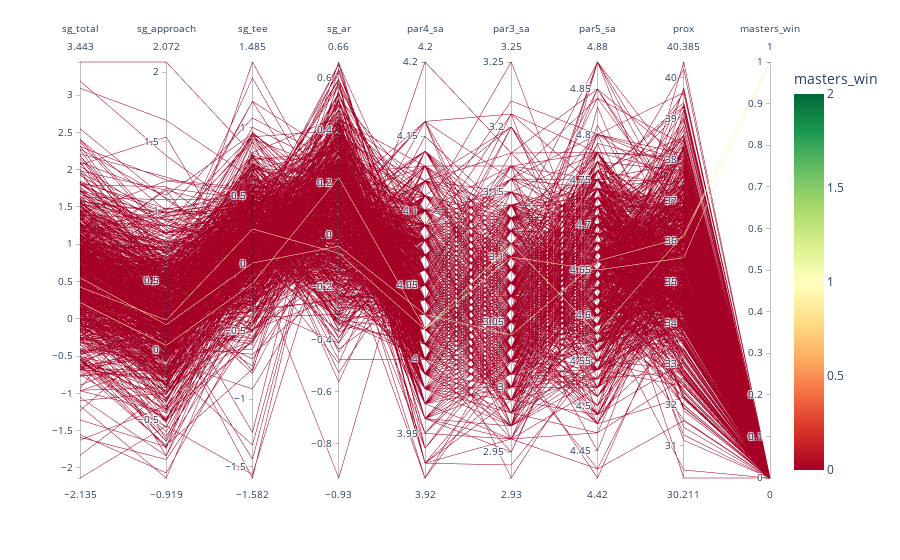

The notebook cell this image was saved under:
### Code cell
fig = px.parallel_coordinates(par_data2, color="masters_win",
                             color_continuous_scale=px.colors.diverging.RdYlGn,
                             color_continuous_midpoint=1)
fig.show()

### Figure 1 — Plotly figure (JSON) as saved in the notebook; plotly's stock layout.template omitted (floating-point values rounded to 4 significant figures; data arrays with more than 128 entries replaced by an {"elided": "..."} marker saying what was removed)
{"data": [{"dimensions": [{"label": "sg_total", "values": {"elided": "818 float values"}}, {"label": "sg_approach", "values": {"elided": "818 float values"}}, {"label": "sg_tee", "values": {"elided": "818 float values"}}, {"label": "sg_ar", "values": {"elided": "818 float values"}}, {"label": "par4_sa", "values": {"elided": "818 float values"}}, {"label": "par3_sa", "values": {"elided": "818 float values"}}, {"label": "par5_sa", "values": {"elided": "818 float values"}}, {"label": "prox", "values": {"elided": "818 float values"}}, {"label": "masters_win", "values": {"elided": "818 int values"}}], "domain": {"x": [0, 1], "y": [0, 1]}, "line": {"color": {"elided": "818 int values"}, "coloraxis": "coloraxis"}, "name": "", "type": "parcoords"}], "layout": {"coloraxis": {"cmid": 1, "colorbar": {"title": {"text": "masters_win"}}, "colorscale": [[0, "rgb(165,0,38)"], [0.1, "rgb(215,48,39)"], [0.2, "rgb(244,109,67)"], [0.3, "rgb(253,174,97)"], [0.4, "rgb(254,224,139)"], [0.5, "rgb(255,255,191)"], [0.6, "rgb(217,239,139)"], [0.7, "rgb(166,217,106)"], [0.8, "rgb(102,189,99)"], [0.9, "rgb(26,152,80)"], [1, "rgb(0,104,55)"]]}, "legend": {"tracegroupgap": 0}, "margin": {"t": 60}}}
